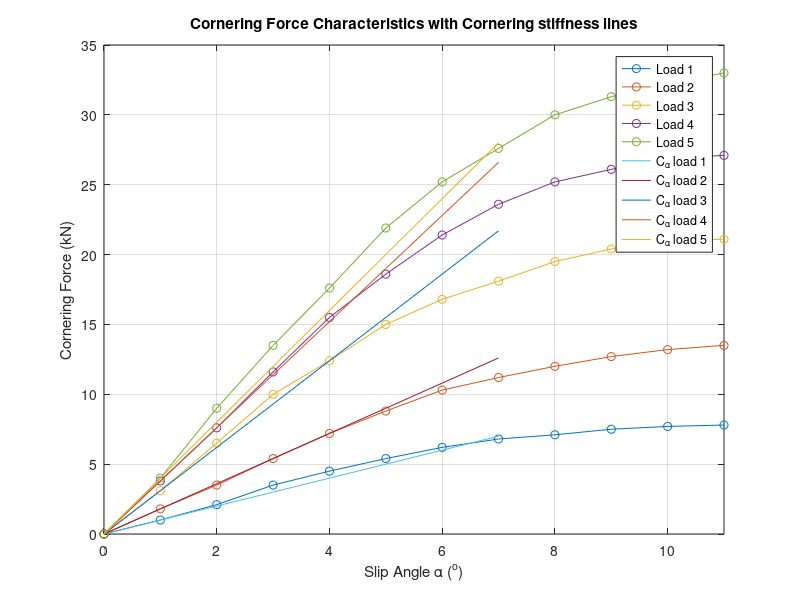

The MATLAB source for this figure:
%% ME 4564                                                      27 Aug 2022
% samkramer6                                                    Homework 1
% This is the script that will be used to complete the homework assignment
% problems
% Will return: 
%               1. A cornering stiffness calculation for problem 1a)
%               2. A plot of cornering force characteristics for problem
%                  1b)

%% Problem 1
% Initialize
clear; clc; format compact; close all;

% Parameters
% System parameters
wheelLoads = [9 14.5 28.5 38.5 52.5]; % Wheel Load Vector
slipAngle = [0:1:11];                 % Slip angle of wheel vector
corneringForce = [0 0 0 0 0;          % Cornering force Matrix Fc
    1 1.8 3.1 3.8 4;
    2.1 3.5 6.5 7.6 9.0;
    3.5 5.4 10 11.6 13.5;
    4.5 7.2 12.4 15.5 17.6;
    5.4 8.8 15 18.6 21.9;
    6.2 10.3 16.8 21.4 25.2;
    6.8 11.2 18.1 23.6 27.6;
    7.1 12 19.5 25.2 30;
    7.5 12.7 20.4 26.1 31.3;
    7.7 13.2 21 26.9 32.2;
    7.8 13.5 21.1 27.1 33.0;];

% Find the derivative of the lateral force vs. slip angle graph at zero
    % degree slip. This will be used to estimate the Ca at \alpha = 0
deri = diff(corneringForce(1:2,:)) ./ diff(slipAngle(1:2));


% Plot
for i = 1:length(wheelLoads)
    plot(slipAngle,corneringForce,'o-')
end

hold on

for i = 1:length(wheelLoads)
    f = @(x) deri(i)*x;
    fplot(f, [0 7])
end

% Format Plot
ylabel('Cornering Force (kN)')
xlabel('Slip Angle \alpha (^o)')
grid on
title('Cornering Force Characteristics with Cornering stiffness lines')
legend('Load 1','Load 2','Load 3', 'Load 4', 'Load 5','C_\alpha load 1',...
    'C_\alpha load 2', 'C_\alpha load 3','C_\alpha load 4',...
    'C_\alpha load 5')
xlim([0 11])
fprintf('the cornering stiffnesses (kN/deg) are: \n')
disp(deri)


                 
